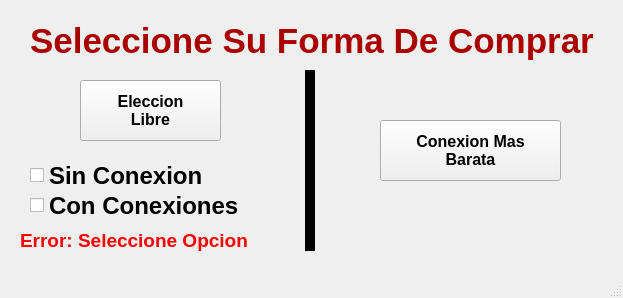
<?xml version="1.0" encoding="UTF-8"?>
<ui version="4.0">
 <class>comprar</class>
 <widget class="QMainWindow" name="comprar">
  <property name="geometry">
   <rect>
    <x>0</x>
    <y>0</y>
    <width>623</width>
    <height>298</height>
   </rect>
  </property>
  <property name="windowTitle">
   <string>MainWindow</string>
  </property>
  <widget class="QWidget" name="centralwidget">
   <widget class="QLabel" name="label">
    <property name="geometry">
     <rect>
      <x>30</x>
      <y>20</y>
      <width>571</width>
      <height>41</height>
     </rect>
    </property>
    <property name="palette">
     <palette>
      <active>
       <colorrole role="WindowText">
        <brush brushstyle="SolidPattern">
         <color alpha="255">
          <red>170</red>
          <green>0</green>
          <blue>0</blue>
         </color>
        </brush>
       </colorrole>
      </active>
      <inactive>
       <colorrole role="WindowText">
        <brush brushstyle="SolidPattern">
         <color alpha="255">
          <red>170</red>
          <green>0</green>
          <blue>0</blue>
         </color>
        </brush>
       </colorrole>
      </inactive>
      <disabled>
       <colorrole role="WindowText">
        <brush brushstyle="SolidPattern">
         <color alpha="255">
          <red>120</red>
          <green>120</green>
          <blue>120</blue>
         </color>
        </brush>
       </colorrole>
      </disabled>
     </palette>
    </property>
    <property name="font">
     <font>
      <family>MS Sans Serif</family>
      <pointsize>26</pointsize>
      <weight>75</weight>
      <bold>true</bold>
     </font>
    </property>
    <property name="text">
     <string>Seleccione Su Forma De Comprar</string>
    </property>
   </widget>
   <widget class="QCheckBox" name="checkBox_sC">
    <property name="geometry">
     <rect>
      <x>30</x>
      <y>160</y>
      <width>191</width>
      <height>31</height>
     </rect>
    </property>
    <property name="font">
     <font>
      <family>MS Sans Serif</family>
      <pointsize>18</pointsize>
      <weight>75</weight>
      <bold>true</bold>
     </font>
    </property>
    <property name="text">
     <string>Sin Conexion</string>
    </property>
   </widget>
   <widget class="QCheckBox" name="checkBox_cC">
    <property name="geometry">
     <rect>
      <x>30</x>
      <y>190</y>
      <width>221</width>
      <height>31</height>
     </rect>
    </property>
    <property name="font">
     <font>
      <family>MS Sans Serif</family>
      <pointsize>18</pointsize>
      <weight>75</weight>
      <bold>true</bold>
     </font>
    </property>
    <property name="text">
     <string>Con Conexiones</string>
    </property>
   </widget>
   <widget class="QPushButton" name="pushButton">
    <property name="geometry">
     <rect>
      <x>80</x>
      <y>80</y>
      <width>141</width>
      <height>61</height>
     </rect>
    </property>
    <property name="font">
     <font>
      <family>MS Sans Serif</family>
      <pointsize>12</pointsize>
      <weight>75</weight>
      <bold>true</bold>
     </font>
    </property>
    <property name="text">
     <string>Eleccion
Libre</string>
    </property>
   </widget>
   <widget class="Line" name="line">
    <property name="geometry">
     <rect>
      <x>290</x>
      <y>70</y>
      <width>41</width>
      <height>181</height>
     </rect>
    </property>
    <property name="frameShadow">
     <enum>QFrame::Plain</enum>
    </property>
    <property name="lineWidth">
     <number>10</number>
    </property>
    <property name="orientation">
     <enum>Qt::Vertical</enum>
    </property>
   </widget>
   <widget class="QPushButton" name="pushButton_2">
    <property name="geometry">
     <rect>
      <x>380</x>
      <y>120</y>
      <width>181</width>
      <height>61</height>
     </rect>
    </property>
    <property name="font">
     <font>
      <family>MS Sans Serif</family>
      <pointsize>12</pointsize>
      <weight>75</weight>
      <bold>true</bold>
     </font>
    </property>
    <property name="text">
     <string>Conexion Mas 
Barata</string>
    </property>
   </widget>
   <widget class="QLabel" name="label_error">
    <property name="geometry">
     <rect>
      <x>20</x>
      <y>230</y>
      <width>251</width>
      <height>21</height>
     </rect>
    </property>
    <property name="palette">
     <palette>
      <active>
       <colorrole role="WindowText">
        <brush brushstyle="SolidPattern">
         <color alpha="255">
          <red>255</red>
          <green>0</green>
          <blue>0</blue>
         </color>
        </brush>
       </colorrole>
      </active>
      <inactive>
       <colorrole role="WindowText">
        <brush brushstyle="SolidPattern">
         <color alpha="255">
          <red>255</red>
          <green>0</green>
          <blue>0</blue>
         </color>
        </brush>
       </colorrole>
      </inactive>
      <disabled>
       <colorrole role="WindowText">
        <brush brushstyle="SolidPattern">
         <color alpha="255">
          <red>120</red>
          <green>120</green>
          <blue>120</blue>
         </color>
        </brush>
       </colorrole>
      </disabled>
     </palette>
    </property>
    <property name="font">
     <font>
      <family>MS Sans Serif</family>
      <pointsize>14</pointsize>
      <weight>75</weight>
      <bold>true</bold>
     </font>
    </property>
    <property name="text">
     <string>Error: Seleccione Opcion</string>
    </property>
   </widget>
  </widget>
  <widget class="QMenuBar" name="menubar">
   <property name="geometry">
    <rect>
     <x>0</x>
     <y>0</y>
     <width>623</width>
     <height>21</height>
    </rect>
   </property>
  </widget>
  <widget class="QStatusBar" name="statusbar"/>
 </widget>
 <resources/>
 <connections/>
</ui>
